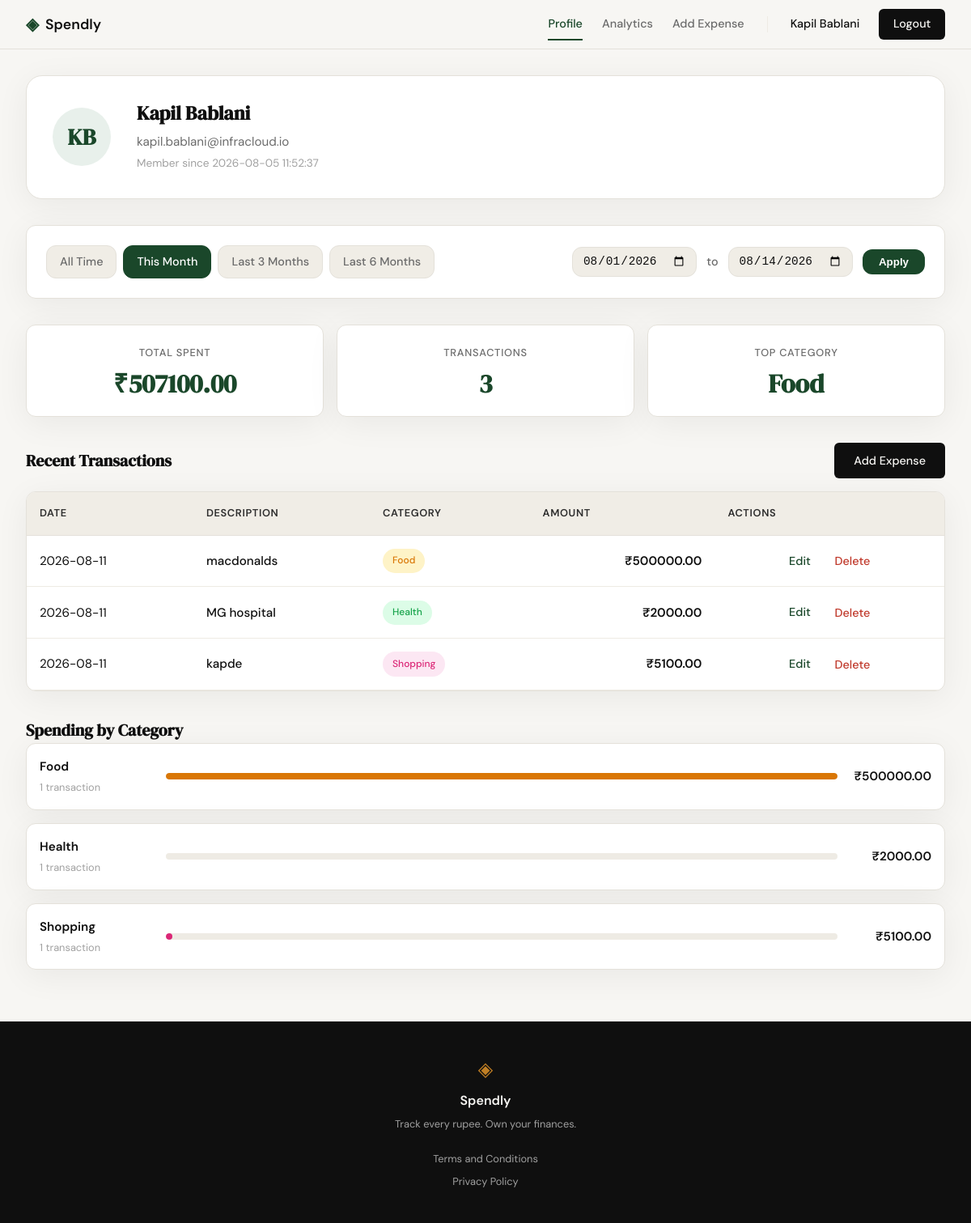
Page /profile?date_from=2026-08-01&date_to=2026-08-14 (signed in) on the earlier database version.
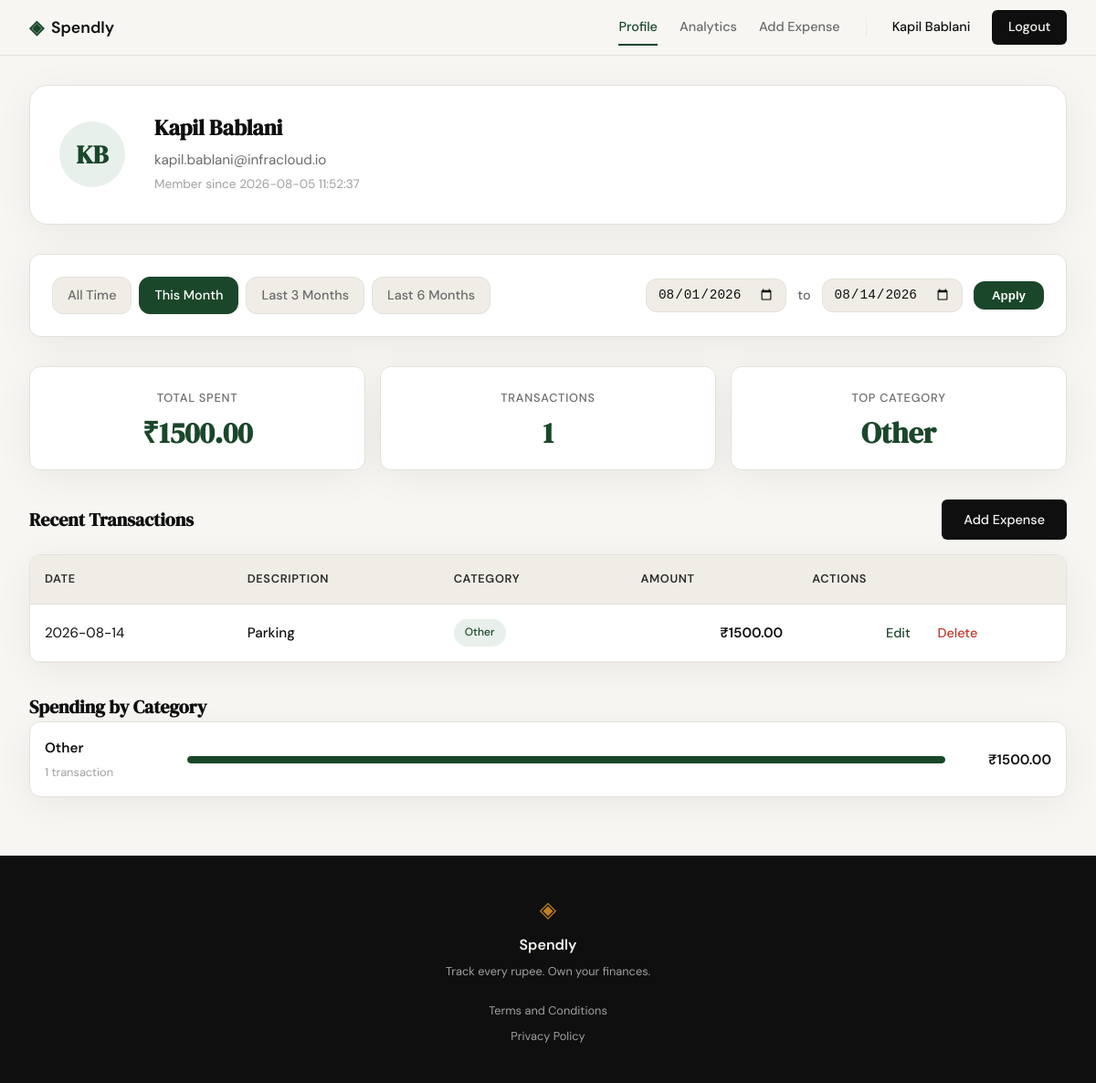
Same page on the later database version.
### tables this page shows
CREATE TABLE users (
            id INTEGER PRIMARY KEY AUTOINCREMENT,
            name TEXT NOT NULL,
            email TEXT UNIQUE NOT NULL,
            password_hash TEXT NOT NULL,
            created_at TEXT DEFAULT (datetime('now'))
        );

CREATE TABLE expenses (
            id INTEGER PRIMARY KEY AUTOINCREMENT,
            user_id INTEGER NOT NULL,
            amount REAL NOT NULL,
            category TEXT NOT NULL,
            date TEXT NOT NULL,
            description TEXT,
            created_at TEXT DEFAULT (datetime('now')),
            FOREIGN KEY (user_id) REFERENCES users (id)
        );

### app.py (the view)
@app.route("/profile")
def profile():
    if not session.get("user_id"):
        return redirect(url_for("login"))
    user_id = session.get("user_id")
    date_from = parse_iso_date(request.args.get("date_from"))
    date_to = parse_iso_date(request.args.get("date_to"))
    if date_from and date_to and date_from > date_to:
        flash("Start date must be before end date.", "error")
        date_from = None
        date_to = None
    user = get_user_by_id(user_id)
    if not user:
        return redirect(url_for("login"))
    user_name = user["name"]
    user_email = user["email"]
    user_initials = "".join(word[0].upper() for word in user_name.split())
    member_since = user["created_at"]
    expenses = get_user_expenses(user_id, date_from, date_to)
    transactions_data = [
        {
            "id": expense["id"],
            "date": expense["date"],
            "description": expense["description"] or "",
            "category": expense["category"],
            "category_slug": expense["category"].lower(),
            "amount": f"{expense['amount']:.2f}"
        }
        for expense in expenses
    ]
    summary = get_expense_summary(user_id, date_from, date_to)
    total_spent = summary["total"]
    transaction_count = summary["count"]
    top_category = summary["top_category"]
    categories = summary["categories"]
    preset_this_month = get_preset_dates("this_month")
    preset_last_3_months = get_preset_dates("last_3_months")
    preset_last_6_months = get_preset_dates("last_6_months")
    active_preset = determine_active_preset(date_from, date_to)
    context = {
        "user_name": user_name,
        "user_initials": user_initials,
        "user_email": user_email,
        "member_since": member_since,
        "total_spent": total_spent,
        "transaction_count": transaction_count,
        "top_category": top_category,
        "transactions": transactions_data,
        "categories": categories,
        "date_from": date_from,
        "date_to": date_to,
        "active_preset": active_preset,
        "preset_this_month": preset_this_month,
        "preset_last_3_months": preset_last_3_months,
        "preset_last_6_months": preset_last_6_months,
    }
    return render_template("profile.html", **context)

### app.py (called while the page is built)
def parse_iso_date(value):
    if not value:
        return None
    try:
        return datetime.strptime(value, "%Y-%m-%d").date().isoformat()
    except ValueError:
        return None

def get_preset_dates(preset):
    today = datetime.now().date()
    if preset == "this_month":
        return {
            "from": today.replace(day=1).isoformat(),
            "to": today.isoformat()
        }
    elif preset == "last_3_months":
        return {
            "from": (today - timedelta(days=90)).isoformat(),
            "to": today.isoformat()
        }
    elif preset == "last_6_months":
        return {
            "from": (today - timedelta(days=180)).isoformat(),
            "to": today.isoformat()
        }
    else:  # "all_time" or absent
        return {"from": None, "to": None}

def determine_active_preset(date_from, date_to):
    if not date_from or not date_to:
        return "all_time"
    for preset in ("this_month", "last_3_months", "last_6_months"):
        preset_dates = get_preset_dates(preset)
        if date_from == preset_dates["from"] and date_to == preset_dates["to"]:
            return preset
    return "custom"

### database/db.py (called while the page is built)
def get_db():
    db_path = os.path.join(os.path.dirname(__file__), "..", "spendly.db")
    conn = sqlite3.connect(db_path)
    conn.row_factory = sqlite3.Row
    conn.execute("PRAGMA foreign_keys = ON")
    return conn

def get_user_by_id(user_id):
    db = get_db()
    cursor = db.cursor()
    cursor.execute("SELECT id, name, email, created_at FROM users WHERE id = ?", (user_id,))
    user = cursor.fetchone()
    db.close()
    return user

def get_user_expenses(user_id, date_from=None, date_to=None):
    db = get_db()
    cursor = db.cursor()
    query = "SELECT id, amount, category, date, description FROM expenses WHERE user_id = ?"
    params = [user_id]
    if date_from and date_to:
        query += " AND date BETWEEN ? AND ?"
        params.extend([date_from, date_to])
    query += " ORDER BY date DESC"
    cursor.execute(query, tuple(params))
    expenses = cursor.fetchall()
    db.close()
    return expenses if expenses else []

### templates/profile.html (shortened to what this page needs)
{% extends "base.html" %}
{% block head %}
<link rel="stylesheet" href="{{ url_for('static', filename='css/profile.css') }}">
{% endblock %}
{% block content %}
<div class="profile-wrapper">
  <div class="user-card">
    <div class="user-avatar">{{ user_initials }}</div>
    <div class="user-details">
      <h1 class="user-name">{{ user_name }}</h1>
      <p class="user-email">{{ user_email }}</p>
      <p class="user-meta">Member since {{ member_since }}</p>
    </div>
  </div>
  <div class="filter-bar">
    <div class="filter-presets">
      <a href="{{ url_for('profile') }}"
         class="preset-btn {% if active_preset == 'all_time' %}preset-btn--active{% endif %}">
        All Time
      </a>
      <a href="{{ url_for('profile', date_from=preset_this_month['from'], date_to=preset_this_month['to']) }}"
         class="preset-btn {% if active_preset == 'this_month' %}preset-btn--active{% endif %}">
        This Month
      </a>
      <a href="{{ url_for('profile', date_from=preset_last_3_months['from'], date_to=preset_last_3_months['to']) }}"
         class="preset-btn {% if active_preset == 'last_3_months' %}preset-btn--active{% endif %}">
        Last 3 Months
      </a>
      <a href="{{ url_for('profile', date_from=preset_last_6_months['from'], date_to=preset_last_6_months['to']) }}"
         class="preset-btn {% if active_preset == 'last_6_months' %}preset-btn--active{% endif %}">
        Last 6 Months
      </a>
    </div>
    <form method="GET" action="{{ url_for('profile') }}" class="filter-form">
      <input type="date" name="date_from" value="{{ date_from or '' }}" class="filter-input">
      <span class="filter-separator">to</span>
      <input type="date" name="date_to" value="{{ date_to or '' }}" class="filter-input">
      <button type="submit" class="filter-apply">Apply</button>
    </form>
  </div>
  <div class="stats-grid">
    <div class="stat-box">
      <div class="stat-label">Total Spent</div>
      <div class="stat-value">₹{{ total_spent }}</div>
    </div>
    <div class="stat-box">
      <div class="stat-label">Transactions</div>
      <div class="stat-value">{{ transaction_count }}</div>
    </div>
    <div class="stat-box">
      <div class="stat-label">Top Category</div>
      <div class="stat-value">{{ top_category }}</div>
    </div>
  </div>
  <section class="profile-section">
    <div class="section-header">
      <h2 class="section-heading">Recent Transactions</h2>
      <a href="{{ url_for('add_expense') }}" class="btn-primary">Add Expense</a>
    </div>
    <div class="transactions-table-wrapper">
      <table class="transactions-table">
        <thead>
          <tr>
            <th>Date</th>
            <th>Description</th>
            <th>Category</th>
            <th class="amount-cell">Amount</th>
            <th class="actions-cell">Actions</th>
          </tr>
        </thead>
        <tbody>
          {% for transaction in transactions %}
          <tr>
            <td class="date-cell">{{ transaction.date }}</td>
            <td class="description-cell">{{ transaction.description }}</td>
            <td class="category-cell">
              <span class="category-badge category-{{ transaction.category_slug }}">
                {{ transaction.category }}
              </span>
            </td>
            <td class="amount-cell">₹{{ transaction.amount }}</td>
            <td class="actions-cell">
              <a href="{{ url_for('edit_expense', id=transaction.id) }}" class="action-link">Edit</a>
              <form method="POST" action="{{ url_for('delete_expense', id=transaction.id) }}"
                    style="display:inline" onsubmit="return confirm('Delete this expense?')">
                <button type="submit" class="btn-delete">Delete</button>
              </form>
            </td>
          </tr>
          {% endfor %}
        </tbody>
      </table>
    </div>
  </section>
  <section class="profile-section">
    <h2 class="section-heading">Spending by Category</h2>
    <div class="breakdown-list">
      {% for category in categories %}
      <div class="breakdown-item">
        <div class="breakdown-label">
          <span class="breakdown-name">{{ category.name }}</span>
          <span class="breakdown-count">{{ category.count }} transaction{% if category.count != 1 %}s{% endif %}</span>
        </div>
        <div class="breakdown-bar-container">
          <div class="breakdown-bar">
            <div
              class="breakdown-bar-fill category-{{ category.slug }}"
              style="width: {{ category.percentage }}%"
            ></div>
          </div>
        </div>
        <div class="breakdown-amount">₹{{ category.total }}</div>
      </div>
      {% endfor %}
    </div>
  </section>
</div>
{% endblock %}

### templates/base.html (shortened to what this page needs)
<!DOCTYPE html>
<html lang="en">
<head>
    <link rel="stylesheet" href="{{ url_for('static', filename='css/style.css') }}">
    {% block head %}{% endblock %}
</head>
<body>
    <nav class="navbar">
        <div class="nav-inner">
            <a href="{{ url_for('landing') }}" class="nav-brand">
                <span class="brand-icon">◈</span>
                <span class="brand-name">Spendly</span>
            </a>
            <div class="nav-links">
                {% if session.get('user_id') %}
                    <a href="{{ url_for('profile') }}" class="nav-link {% if request.endpoint == 'profile' %}active{% endif %}">Profile</a>
                    <a href="{{ url_for('analytics') }}" class="nav-link {% if request.endpoint == 'analytics' %}active{% endif %}">Analytics</a>
                    <a href="{{ url_for('add_expense') }}" class="nav-link {% if request.endpoint == 'add_expense' %}active{% endif %}">Add Expense</a>
                    <span class="nav-username">{{ session.get('user_name', 'User') }}</span>
                    <a href="{{ url_for('logout') }}" class="nav-cta">Logout</a>
                {% else %}
                    <a href="{{ url_for('login') }}">Sign in</a>
                    <a href="{{ url_for('register') }}" class="nav-cta">Get started</a>
                {% endif %}
            </div>
        </div>
    </nav>
    <main class="main-content">
        {% block content %}{% endblock %}
    </main>
    <footer class="footer">
        <div class="footer-inner">
            <span class="brand-icon">◈</span>
            <span class="footer-name">Spendly</span>
            <p class="footer-copy">Track every rupee. Own your finances.</p>
            <div class="footer-links">
                <a href="{{ url_for('terms') }}">Terms and Conditions</a>
                <a href="{{ url_for('privacy') }}">Privacy Policy</a>
            </div>
        </div>
    </footer>
</body>
</html>

### static/css/style.css (style rules this page uses)
:root { --ink: #0f0f0f; --ink-soft: #2d2d2d; --ink-muted: #6b6b6b; --ink-faint: #a0a0a0; --paper: #f7f6f3; --paper-warm: #f0ede6; --paper-card: #ffffff; --accent: #1a472a; --accent-light: #e8f0eb; --accent-2: #c17f24; --accent-2-light: #fdf3e3; --danger: #c0392b; --danger-light: #fdecea; --border: #e4e1da; --border-soft: #eeebe4; --font-display: 'DM Serif Display', Georgia, serif; --font-body: 'DM Sans', system-ui, sans-serif; --max-width: 1200px; --auth-width: 440px; --radius-sm: 6px; --radius-md: 12px; --radius-lg: 20px; }
*, *::before, *::after { box-sizing: border-box; margin: 0; padding: 0; }
html { font-size: 16px; scroll-behavior: smooth; }
body { background: var(--paper); color: var(--ink); font-family: var(--font-body); font-size: 1rem; line-height: 1.6; -webkit-font-smoothing: antialiased; }
a { color: inherit; text-decoration: none; }
.navbar { position: sticky; top: 0; z-index: 100; background: var(--paper); border-bottom: 1px solid var(--border); padding: 0 2rem; }
.nav-inner { max-width: var(--max-width); margin: 0 auto; height: 60px; display: flex; align-items: center; justify-content: space-between; }
.nav-brand { display: flex; align-items: center; gap: 0.5rem; font-family: var(--font-body); font-weight: 600; font-size: 1.1rem; color: var(--ink); }
.brand-icon { color: var(--accent); font-size: 1.3rem; }
.brand-name { color: var(--ink); }
.nav-links { display: flex; align-items: center; gap: 1.5rem; font-size: 0.9rem; font-weight: 500; }
.nav-links a { color: var(--ink-muted); transition: color 0.2s; }
.nav-cta { background: var(--ink) !important; color: var(--paper) !important; padding: 0.45rem 1.1rem; border-radius: var(--radius-sm); transition: background 0.2s !important; }
.main-content { min-height: calc(100vh - 60px - 100px); }
.btn-primary { display: inline-block; background: var(--ink); color: var(--paper); padding: 0.65rem 1.5rem; border-radius: var(--radius-sm); font-family: var(--font-body); font-size: 0.9rem; font-weight: 500; cursor: pointer; border: none; transition: background 0.2s; text-decoration: none; }
.footer { background: var(--ink); color: var(--paper); padding: 2.5rem 2rem; text-align: center; }
.footer-inner { display: flex; flex-direction: column; align-items: center; gap: 0.4rem; }
.footer .brand-icon { color: var(--accent-2); font-size: 1.5rem; }
.footer-name { font-weight: 600; font-size: 1rem; }
.footer-copy { font-size: 0.8rem; color: var(--ink-faint); }
.footer-links { display: flex; flex-direction: column; gap: 0.5rem; margin-top: 1rem; }
.footer-links a { font-size: 0.8rem; color: var(--ink-faint); transition: color 0.2s; }
.nav-link { position: relative; color: var(--ink-muted); transition: color 0.2s; }
.nav-link.active { color: var(--accent); font-weight: 500; }
.nav-link.active::after { content: ''; position: absolute; bottom: -8px; left: 0; right: 0; height: 2px; background: var(--accent); }

Differences in the rows shown:
removed expenses: category "Food", name "Food", count "1", {{ category.percentage }} 100 (drawn), total "500000.00"
removed expenses: name "Health", count "1", total "2000.00"
removed expenses: name "Shopping", count "1", total "5100.00"
added expenses: category "Other", name "Other", count "1", {{ category.percentage }} 100 (drawn), total "1500.00"
Other differences:
{{ total_spent }}: "507100.00" → "1500.00"
{{ transaction_count }}: "3" → "1"
